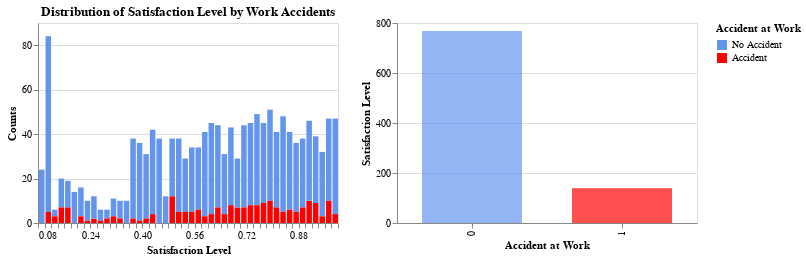

Here is the notebook cell this chart was saved with:
### Code cell
# Histogram with color coding for workplace accident
satisfaction_accident_hist = alt.Chart(subset).mark_bar().encode(
    x=alt.X('satisfaction_level', bin=alt.BinParams(maxbins=50), title='Satisfaction Level'),
    y=alt.Y('count()', title='Counts'),
    color=alt.Color('Work_accident:N', 
                    scale=alt.Scale(domain=[0, 1], range=['cornflowerblue','red' ]),
                    legend=alt.Legend(title="Accident at Work",
                        labelExpr="datum.value == 0 ? 'No Accident' : 'Accident'"))
).properties(
    title='Distribution of Satisfaction Level by Work Accidents',
    width=300,
    height=200
)

# Bar plot for accidents
satisfaction_accident_bar = alt.Chart(subset).mark_bar(size=100, color="cornflowerblue").encode(
    x=alt.X("Work_accident:N", title="Accident at Work", 
            axis=alt.Axis(values=[0, 1], tickCount=2)),  
    y=alt.Y("satisfaction_level:Q", title="Satisfaction Level"),
    color=alt.Color('Work_accident:N', 
            scale=alt.Scale(domain=[0, 1], range=['red', 'cornflowerblue']))
).properties(
    width=300,  
    height=200
)

satisfaction_accident_hist | satisfaction_accident_bar

### Figure 1 — Vega-Lite specification as saved in the notebook (floating-point values rounded to 4 significant figures; data arrays with more than 128 entries replaced by an {"elided": "..."} marker saying what was removed)
{"config": {"view": {"continuousWidth": 300, "continuousHeight": 300}}, "hconcat": [{"mark": {"type": "bar"}, "encoding": {"color": {"field": "Work_accident", "legend": {"labelExpr": "datum.value == 0 ? 'No Accident' : 'Accident'", "title": "Accident at Work"}, "scale": {"domain": [0, 1], "range": ["cornflowerblue", "red"]}, "type": "nominal"}, "x": {"bin": {"maxbins": 50}, "field": "satisfaction_level", "title": "Satisfaction Level", "type": "quantitative"}, "y": {"aggregate": "count", "title": "Counts", "type": "quantitative"}}, "height": 200, "title": "Distribution of Satisfaction Level by Work Accidents", "width": 300}, {"mark": {"type": "bar", "color": "cornflowerblue", "size": 100}, "encoding": {"color": {"field": "Work_accident", "scale": {"domain": [0, 1], "range": ["red", "cornflowerblue"]}, "type": "nominal"}, "x": {"axis": {"tickCount": 2, "values": [0, 1]}, "field": "Work_accident", "title": "Accident at Work", "type": "nominal"}, "y": {"field": "satisfaction_level", "title": "Satisfaction Level", "type": "quantitative"}}, "height": 200, "width": 300}], "data": {"name": "data-740f5c0974ced78313ab5df534eed41f"}, "$schema": "https://vega.github.io/schema/vega-lite/v5.8.0.json", "datasets": {"data-740f5c0974ced78313ab5df534eed41f": {"elided": "1500 records"}}}
